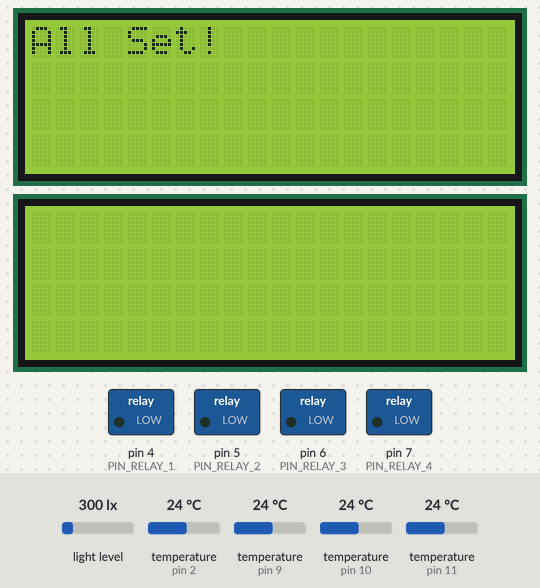
A sketch run on a simulated Arduino Uno, built with avr-gcc and run on an emulated ATmega328P. Parts: 2 × 20×4 character LCD, switched loads named in the sketch (green lamp = pin HIGH). The test bench sets the inputs (shaded band); at power-on: temperature (sensors on pin 2, pin 9, pin 10, pin 11) 24 °C, light level 300 lx. What the sketch prints to the serial monitor is not drawn.

Above: at 15.9 s.
At 30.8 s:
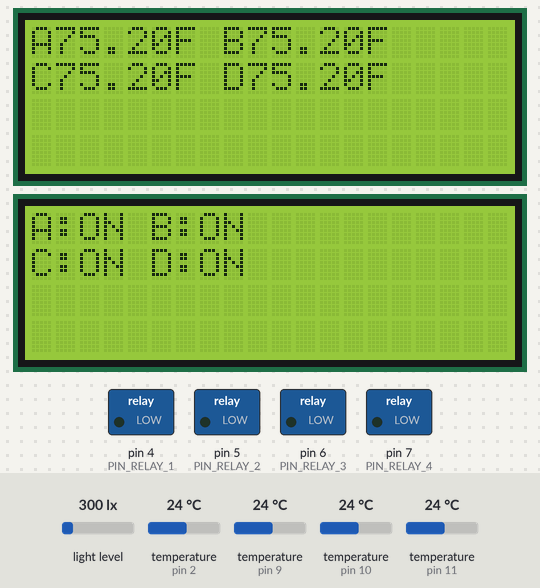
30.9 s: temperature (sensor on pin 2) set to 18 °C
At 33.3 s:
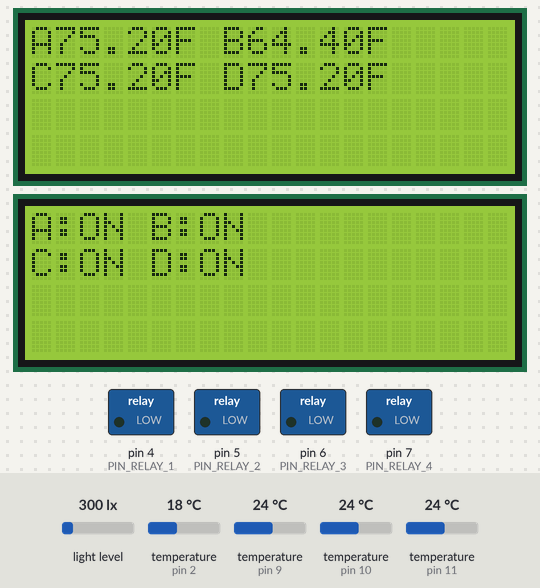
60.3 s: temperature (sensor on pin 2) set to 16.9 °C
At 70.6 s:
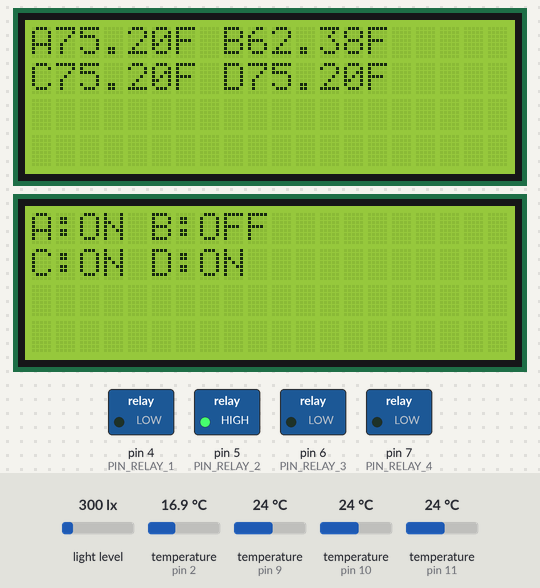
Timing chart, 0 to 72.1 s (numbered marks = the images above; inputs shaded):
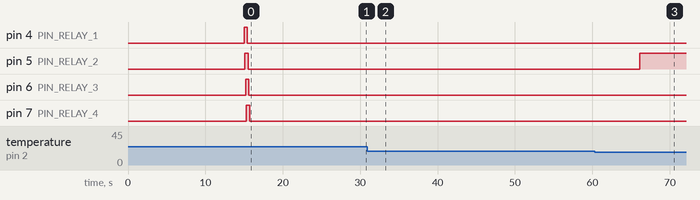

Measured:
- the behaviour switches between 17.3 and 17.2 °C on temperature (sensor on pin 2) (found by bisection; images 2 and 3)
- after the input at 30.9 s, the display: changes after 1.4 s (image 2)
- after the input at 60.3 s, pin 5 (PIN_RELAY_2): LOW → HIGH after 5.8 s; the display: first changes after 2.8 s (image 3 shows a later state)
- what the display in image 0 shows lasts 4.1 s, from 15.8 s to 19.9 s

The sketch:

Monitor.ino
```cpp
#include <OneWire.h>
#include <DallasTemperature.h>

#define PIN_RELAY_1  4 // the Arduino pin, which connects to the IN1 pin of relay module
#define PIN_RELAY_2  5 // the Arduino pin, which connects to the IN2 pin of relay module
#define PIN_RELAY_3  6 // the Arduino pin, which connects to the IN3 pin of relay module
#define PIN_RELAY_4  7 // the Arduino pin, which connects to the IN4 pin of relay module

// Data wire is plugged into digital pin 2 on the Arduino
#define TEMPB 2
#define TEMPC 11
#define TEMPD 10
#define TEMPA 9
#include <BH1750.h>

BH1750 GY302; // initialize BH1750 object

#include <Wire.h>
#include <LiquidCrystal_I2C.h>
byte zero[] = {
  B00000,
  B00000,
  B00000,
  B00000,
  B00000,
  B00000,
  B00000,
  B00000
};
byte one[] = {
  B10000,
  B10000,
  B10000,
  B10000,
  B10000,
  B10000,
  B10000,
  B10000
};
byte two[] = {
  B11000,
  B11000,
  B11000,
  B11000,
  B11000,
  B11000,
  B11000,
  B11000
};
byte three[] = {
  B11100,
  B11100,
  B11100,
  B11100,
  B11100,
  B11100,
  B11100,
  B11100
};
byte four[] = {
  B11110,
  B11110,
  B11110,
  B11110,
  B11110,
  B11110,
  B11110,
  B11110
};
byte five[] = {
  B11111,
  B11111,
  B11111,
  B11111,
  B11111,
  B11111,
  B11111,
  B11111
};

LiquidCrystal_I2C lcd(0x27,20,4);  // set the LCD address to 0x27 for a 16 chars and 2 line display
LiquidCrystal_I2C lcd2(0x26,20,4);
// Setup a oneWire instance to communicate with any OneWire device
OneWire oneWire(TEMPB);
OneWire oneWire2(TEMPC);
OneWire oneWire3(TEMPD);
OneWire oneWire4(TEMPA);
bool initialized = false;
// Pass oneWire reference to DallasTemperature library
DallasTemperature atank(&oneWire4);
DallasTemperature btank(&oneWire);
DallasTemperature ctank(&oneWire2);
DallasTemperature dtank(&oneWire3);
byte customChar[] = {
  B00100,
  B01010,
  B00100,
  B00000,
  B00000,
  B00000,
  B00000,
  B00000
};
byte customCharSmile[] = {
  B01010,
  B01010,
  B01010,
  B00000,
  B00000,
  B00000,
  B10001,
  B01110
};
void setup(void)
{
  lcd.init();
  lcd2.init();
  lcd2.backlight();
  GY302.begin();
//  lcd.begin();
  lcd.createChar(0, zero);
  lcd.createChar(1, one);
  lcd.createChar(2, two);
  lcd.createChar(3, three);
  lcd.createChar(4, four);
  lcd.createChar(5, five);

  // Print a message to the LCD.
  lcd.backlight();
  btank.begin();  // Start up the library
  ctank.begin();
  atank.begin();  // Start up the library
  dtank.begin();
  Serial.begin(9600);
  pinMode(PIN_RELAY_1, OUTPUT);
  pinMode(PIN_RELAY_2, OUTPUT);
  pinMode(PIN_RELAY_3, OUTPUT);
  pinMode(PIN_RELAY_4, OUTPUT);
  //lcd.createChar(11, customChar);
  //lcd.createChar(12, customCharSmile);

}
void updateProgressBar(unsigned long count, unsigned long totalCount, int lineToPrintOn) {
    double factor = totalCount/80.0;
    int percent = (count+1)/factor;
    int number = percent/5;
    int remainder = percent%5;
    if(number > 0)
    {
      for(int j = 0; j < number; j++)
      {
        lcd.setCursor(j,lineToPrintOn);
       lcd.write(5);
      }
    }
       lcd.setCursor(number,lineToPrintOn);
       lcd.write(remainder);
     if(number < 16)  //If using a 20 character display, this should be 20!
    {
      for(int j = number+1; j <= 16; j++)  //If using a 20 character display, this should be 20!
      {
        lcd.setCursor(j,lineToPrintOn);
       lcd.write(0);
      }
    }
 }
void TempBank(){
  btank.requestTemperatures();
  ctank.requestTemperatures();
  atank.requestTemperatures();
  dtank.requestTemperatures();
  String BTEMP = (String("B"+(String((btank.getTempCByIndex(0) * 9.0) / 5.0 + 32.0)))+"F" +" ");
  String CTEMP = (String("C"+(String((ctank.getTempCByIndex(0) * 9.0) / 5.0 + 32.0)))+"F" +" ");
  String ATEMP = (String("A"+(String((atank.getTempCByIndex(0) * 9.0) / 5.0 + 32.0)))+"F" +" ");
  String DTEMP = (String("D"+(String((dtank.getTempCByIndex(0) * 9.0) / 5.0 + 32.0)))+"F" +" ");
  lcd.setCursor(0,0);
  lcd.print(String(ATEMP+BTEMP));
  lcd.setCursor(0,1);
  lcd.print(String(CTEMP+DTEMP));
}

void InitLoop(){
  updateProgressBar(millis(), 15000, 1);
  if(millis() >= 15000){
    digitalWrite(PIN_RELAY_1, HIGH);
    delay(100);
    digitalWrite(PIN_RELAY_2, HIGH);
    delay(100);
    digitalWrite(PIN_RELAY_3, HIGH);
    delay(100);
    digitalWrite(PIN_RELAY_4, HIGH);
    delay(100);
    digitalWrite(PIN_RELAY_1, LOW);
    delay(100);
    digitalWrite(PIN_RELAY_2, LOW);
    delay(100);
    digitalWrite(PIN_RELAY_3, LOW);
    delay(100);
    digitalWrite(PIN_RELAY_4, LOW);
    delay(100);
    lcd.clear();
    lcd.home();
    lcd.setCursor(0,0);
    lcd.print("All Set!");
    delay(1000);
    initialized = true;
  }

}

void RelayBank(){
  String AState = "ON";
  String BState = "ON";
  String CState = "ON";
  String DState = "ON";
  if(digitalRead(PIN_RELAY_1) == HIGH){
    AState = "OFF ";
  }
  if(digitalRead(PIN_RELAY_2) == HIGH){
    BState = "OFF ";
  }
  if(digitalRead(PIN_RELAY_3) == HIGH){
    CState = "OFF ";
  }
  if(digitalRead(PIN_RELAY_4) == HIGH){
    DState = "OFF ";
  }
  lcd2.clear();
  lcd2.setCursor(0,0);
  lcd2.print(String("A:"+String(AState)+" B:"+String(BState)));
  lcd2.setCursor(0,1);
  lcd2.print(String("C:"+String(CState)+" D:"+String(DState)));
}
void TempLoop(float temp){
  btank.requestTemperatures();
  ctank.requestTemperatures();
  atank.requestTemperatures();
  dtank.requestTemperatures();
  if((btank.getTempCByIndex(0) * 9.0) / 5.0 + 32.0 > temp){
    digitalWrite(PIN_RELAY_2, LOW);
  }
  else{
    digitalWrite(PIN_RELAY_2, HIGH);
  }
  if((atank.getTempCByIndex(0) * 9.0) / 5.0 + 32.0 > temp){
    digitalWrite(PIN_RELAY_1, LOW);
  }
  else{
    digitalWrite(PIN_RELAY_1, HIGH);
  }
  if((ctank.getTempCByIndex(0) * 9.0) / 5.0 + 32.0 > temp){
    digitalWrite(PIN_RELAY_3, LOW);
  }
  else{
    digitalWrite(PIN_RELAY_3, HIGH);
  }
  if((dtank.getTempCByIndex(0) * 9.0) / 5.0 + 32.0 > temp){
    digitalWrite(PIN_RELAY_4, LOW);
  }
  else{
    digitalWrite(PIN_RELAY_4, HIGH);
  }
}
void loop(void)
{

  if(initialized){
    TempBank();
    RelayBank();
    TempLoop(63);
    //lcd2.print("HI:");
    // get reading from module
    uint16_t lux = GY302.readLightLevel();

    // display to Serial Monitor
    Serial.print("Light: ");
    Serial.print(lux);
    Serial.println(" lx");
  }
  else{
    InitLoop();
  }
}
```
